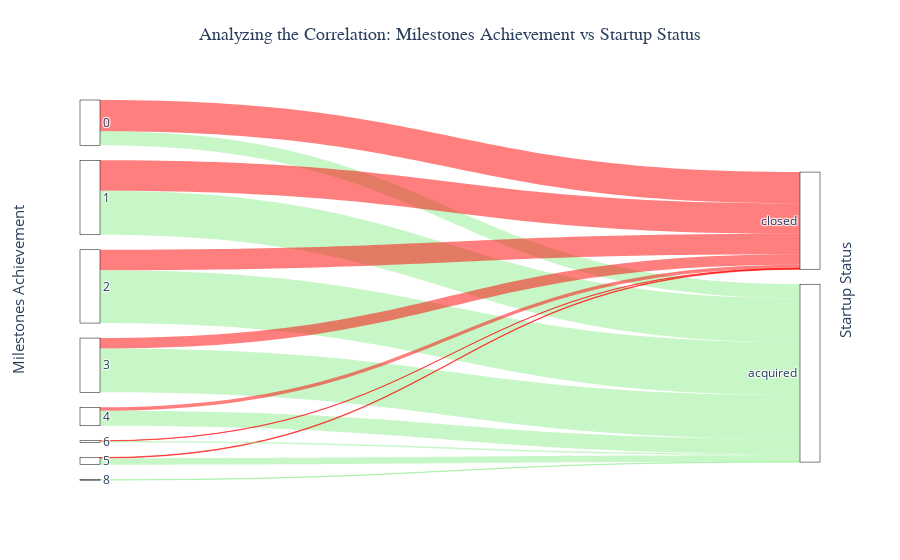

The cell this chart's notebook holds for it:
### Markdown cell above
### Does the number of milestones achieved impact a startup's chance of getting acquired?

### Code cell
# Group your data by milestones and status and count the occurrences
grouped = dataframe.groupby(["milestones", "status"]).size().reset_index(name="count")
grouped.columns = ["source", "target", "value"]
grouped['target'] = grouped['target'].map({0: 'closed', 1: 'acquired'})
grouped['source'] = grouped.source.map({0: '0', 1: '1', 2: '2', 3: '3', 4: '4', 5: '5', 6: '6', 8: '8'})
links = pd.concat([grouped], axis=0)
unique_source_target = list(pd.unique(links[['source', 'target']].values.ravel('K')))
mapping_dict = {k: v for v, k in enumerate(unique_source_target)}
links['source'] = links['source'].map(mapping_dict)
links['target'] = links['target'].map(mapping_dict)

# Convert links DataFrame to dictionary
links_dict = links.to_dict(orient='list')

# Apply the color map to the links
# Directly use the 'acquired' and 'closed' labels to determine the color
link_colors = ['rgba(144, 238, 144, 0.5)' if target == 'acquired' else 'rgba(255, 0, 0, 0.5)' for target in grouped['target']]


fig = go.Figure(data=[go.Sankey(
    node=dict(
        pad=15,
        thickness=20,
        line=dict(color="black", width=0.5),
        label=unique_source_target,
        color="white"
    ),
    link=dict(
        source=links_dict["source"],
        target=links_dict["target"],
        value=links_dict["value"],
        color=link_colors  # Apply the colors to the links
    )
)])

fig.update_layout(
    annotations=[
        dict(
            x=0.5,  # Set x to 0.5 for centering horizontally
            y=1.20,  # Adjust y as needed 
            text="Analyzing the Correlation: Milestones Achievement vs Startup Status",
            showarrow=False,
            font=dict(
                size=18,
                family="Arial, sans-serif"  
            ),
            textangle=0,  
            xref="paper",
            yref="paper"
        ),
        # Add a comma here after the closing brace of the first dictionary
        dict(
            x=-0.10,  # Position to the left of the diagram
            y=0.5,    # Vertically centered
            text="Milestones Achievement",  # Text for the left side
            showarrow=False,
            font=dict(size=15),
            textangle=-90,  
            xref="paper",
            yref="paper"
        ),
        dict(
            x=1.05,  # Position to the right of the diagram
            y=0.5,   
            text="Startup Status",  # Text for the right side
            showarrow=False,
            font=dict(size=15),
            textangle=-90,  
            xref="paper",
            yref="paper"
        )
    ]
)

fig.show()

### Figure 1 — Plotly figure (JSON) as saved in the notebook; plotly's stock layout.template omitted (floating-point values rounded to 4 significant figures)
{"data": [{"link": {"color": ["rgba(255, 0, 0, 0.5)", "rgba(144, 238, 144, 0.5)", "rgba(255, 0, 0, 0.5)", "rgba(144, 238, 144, 0.5)", "rgba(255, 0, 0, 0.5)", "rgba(144, 238, 144, 0.5)", "rgba(255, 0, 0, 0.5)", "rgba(144, 238, 144, 0.5)", "rgba(255, 0, 0, 0.5)", "rgba(144, 238, 144, 0.5)", "rgba(255, 0, 0, 0.5)", "rgba(144, 238, 144, 0.5)", "rgba(255, 0, 0, 0.5)", "rgba(144, 238, 144, 0.5)", "rgba(144, 238, 144, 0.5)"], "source": [0, 0, 1, 1, 2, 2, 3, 3, 4, 4, 5, 5, 6, 6, 7], "target": [8, 9, 8, 9, 8, 9, 8, 9, 8, 9, 8, 9, 8, 9, 9], "value": [105, 47, 102, 148, 69, 177, 35, 147, 12, 50, 2, 22, 1, 5, 1]}, "node": {"color": "white", "label": ["0", "1", "2", "3", "4", "5", "6", "8", "closed", "acquired"], "line": {"color": "black", "width": 0.5}, "pad": 15, "thickness": 20}, "type": "sankey"}], "layout": {"annotations": [{"font": {"family": "Arial, sans-serif", "size": 18}, "showarrow": false, "text": "Analyzing the Correlation: Milestones Achievement vs Startup Status", "textangle": 0, "x": 0.5, "xref": "paper", "y": 1.2, "yref": "paper"}, {"font": {"size": 15}, "showarrow": false, "text": "Milestones Achievement", "textangle": -90, "x": -0.1, "xref": "paper", "y": 0.5, "yref": "paper"}, {"font": {"size": 15}, "showarrow": false, "text": "Startup Status", "textangle": -90, "x": 1.05, "xref": "paper", "y": 0.5, "yref": "paper"}]}}
